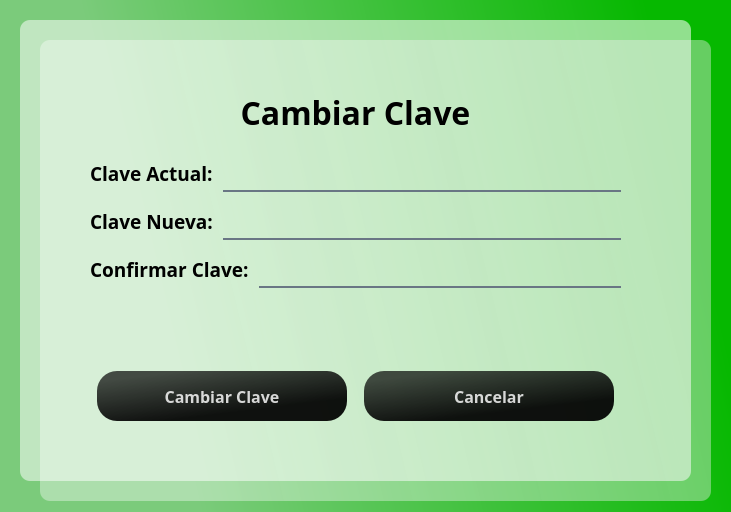
<?xml version="1.0" encoding="UTF-8"?>
<ui version="4.0">
 <class>Dialog</class>
 <widget class="QDialog" name="Dialog">
  <property name="geometry">
   <rect>
    <x>0</x>
    <y>0</y>
    <width>731</width>
    <height>512</height>
   </rect>
  </property>
  <property name="windowTitle">
   <string>Dialog</string>
  </property>
  <widget class="QWidget" name="layoutWidget">
   <property name="geometry">
    <rect>
     <x>80</x>
     <y>70</y>
     <width>551</width>
     <height>361</height>
    </rect>
   </property>
   <layout class="QVBoxLayout" name="verticalLayout">
    <property name="spacing">
     <number>10</number>
    </property>
    <property name="leftMargin">
     <number>10</number>
    </property>
    <property name="topMargin">
     <number>10</number>
    </property>
    <property name="rightMargin">
     <number>10</number>
    </property>
    <property name="bottomMargin">
     <number>10</number>
    </property>
    <item>
     <widget class="QLabel" name="lblTitle">
      <property name="font">
       <font>
        <family>Candara</family>
        <pointsize>24</pointsize>
        <weight>75</weight>
        <bold>true</bold>
       </font>
      </property>
      <property name="styleSheet">
       <string notr="true">color: rgb(0, 0, 0);</string>
      </property>
      <property name="text">
       <string>Cambiar Clave</string>
      </property>
      <property name="alignment">
       <set>Qt::AlignCenter</set>
      </property>
     </widget>
    </item>
    <item>
     <layout class="QHBoxLayout" name="hlClaveActual">
      <item>
       <widget class="QLabel" name="lblClaveActual">
        <property name="font">
         <font>
          <family>Candara</family>
          <pointsize>14</pointsize>
          <weight>75</weight>
          <bold>true</bold>
         </font>
        </property>
        <property name="styleSheet">
         <string notr="true">color: rgb(0, 0, 0);</string>
        </property>
        <property name="text">
         <string>Clave Actual:</string>
        </property>
       </widget>
      </item>
      <item>
       <widget class="QLineEdit" name="txtClaveActual">
        <property name="font">
         <font>
          <family>Candara</family>
          <pointsize>14</pointsize>
          <weight>75</weight>
          <bold>true</bold>
         </font>
        </property>
        <property name="styleSheet">
         <string notr="true">background-color: rgba(0, 0, 0, 0);
border: none;
border-bottom: 2px solid rgba(105, 118, 132, 255);
color: rgb(0, 0, 0);
padding-bottom: 7px;

</string>
        </property>
        <property name="echoMode">
         <enum>QLineEdit::Password</enum>
        </property>
        <property name="placeholderText">
         <string/>
        </property>
       </widget>
      </item>
     </layout>
    </item>
    <item>
     <layout class="QHBoxLayout" name="hlClaveNueva">
      <item>
       <widget class="QLabel" name="lblClaveNueva">
        <property name="font">
         <font>
          <family>Candara</family>
          <pointsize>14</pointsize>
          <weight>75</weight>
          <bold>true</bold>
         </font>
        </property>
        <property name="styleSheet">
         <string notr="true">color: rgb(0, 0, 0);</string>
        </property>
        <property name="text">
         <string>Clave Nueva:</string>
        </property>
       </widget>
      </item>
      <item>
       <widget class="QLineEdit" name="txtClaveNueva">
        <property name="font">
         <font>
          <family>Candara</family>
          <pointsize>14</pointsize>
          <weight>75</weight>
          <bold>true</bold>
         </font>
        </property>
        <property name="styleSheet">
         <string notr="true">background-color: rgba(0, 0, 0, 0);
border: none;
border-bottom: 2px solid rgba(105, 118, 132, 255);
color: rgb(0, 0, 0);
padding-bottom: 7px;</string>
        </property>
        <property name="echoMode">
         <enum>QLineEdit::Password</enum>
        </property>
        <property name="placeholderText">
         <string/>
        </property>
       </widget>
      </item>
     </layout>
    </item>
    <item>
     <layout class="QHBoxLayout" name="hlConfirmarClave">
      <item>
       <widget class="QLabel" name="lblConfirmarClave">
        <property name="font">
         <font>
          <family>Candara</family>
          <pointsize>14</pointsize>
          <weight>75</weight>
          <bold>true</bold>
         </font>
        </property>
        <property name="styleSheet">
         <string notr="true">color: rgb(0, 0, 0);</string>
        </property>
        <property name="text">
         <string>Confirmar Clave:</string>
        </property>
       </widget>
      </item>
      <item>
       <widget class="QLineEdit" name="txtConfirmarClave">
        <property name="font">
         <font>
          <family>Candara</family>
          <pointsize>14</pointsize>
          <weight>75</weight>
          <bold>true</bold>
         </font>
        </property>
        <property name="styleSheet">
         <string notr="true">background-color: rgba(0, 0, 0, 0);
border: none;
border-bottom: 2px solid rgba(105, 118, 132, 255);
color: rgb(0, 0, 0);
padding-bottom: 7px;</string>
        </property>
        <property name="echoMode">
         <enum>QLineEdit::Password</enum>
        </property>
        <property name="placeholderText">
         <string/>
        </property>
       </widget>
      </item>
     </layout>
    </item>
    <item>
     <widget class="QLabel" name="lblMessage">
      <property name="font">
       <font>
        <family>Candara</family>
        <pointsize>12</pointsize>
        <weight>75</weight>
        <bold>true</bold>
       </font>
      </property>
      <property name="styleSheet">
       <string notr="true">color: rgb(0, 0, 0);</string>
      </property>
      <property name="text">
       <string/>
      </property>
      <property name="scaledContents">
       <bool>true</bool>
      </property>
      <property name="alignment">
       <set>Qt::AlignCenter</set>
      </property>
     </widget>
    </item>
    <item>
     <layout class="QHBoxLayout" name="horizontalLayout">
      <item>
       <widget class="QPushButton" name="btnCambiarClave">
        <property name="maximumSize">
         <size>
          <width>250</width>
          <height>50</height>
         </size>
        </property>
        <property name="font">
         <font>
          <family>Candara</family>
          <pointsize>12</pointsize>
          <weight>75</weight>
          <bold>true</bold>
         </font>
        </property>
        <property name="styleSheet">
         <string notr="true">QPushButton#btnCambiarClave{
	background-color: qlineargradient(spread:pad, x1:0.015, y1:0.00568182, x2:0.626, y2:1, stop:0.144279 rgba(0, 0, 0, 176), stop:0.835821 rgba(0, 0, 0, 237));
	
	color: rgba(255, 255, 255, 210);
	border-radius: 20px;
}

QPushButton#btnCambiarClave:hover{
	background-color: qlineargradient(spread:pad, x1:1, y1:0.363, x2:0, y2:0.528864, stop:0.0696517 rgba(8, 220, 0, 255), stop:0.810945 rgba(136, 224, 136, 255));
}

QPushButton#btnCambiarClave:pressed{
	padding-left: 5px;
	padding-top: 5px;
	background-color: rgba(105, 118, 132, 200);
}</string>
        </property>
        <property name="text">
         <string>Cambiar Clave</string>
        </property>
       </widget>
      </item>
      <item>
       <widget class="QPushButton" name="btnCancelar">
        <property name="maximumSize">
         <size>
          <width>250</width>
          <height>50</height>
         </size>
        </property>
        <property name="font">
         <font>
          <family>Candara</family>
          <pointsize>12</pointsize>
          <weight>75</weight>
          <bold>true</bold>
         </font>
        </property>
        <property name="styleSheet">
         <string notr="true">QPushButton#btnCancelar{
	background-color: qlineargradient(spread:pad, x1:0.015, y1:0.00568182, x2:0.626, y2:1, stop:0.144279 rgba(0, 0, 0, 176), stop:0.835821 rgba(0, 0, 0, 237));
	
	color: rgba(255, 255, 255, 210);
	border-radius: 20px;
}

QPushButton#btnCancelar:hover{
	background-color: qlineargradient(spread:pad, x1:1, y1:0.363, x2:0, y2:0.528864, stop:0.0696517 rgba(255, 37, 37, 255), stop:0.81592 rgba(197, 75, 75, 255));
}

QPushButton#btnCancelar:pressed{
	padding-left: 5px;
	padding-top: 5px;
	background-color: rgba(105, 118, 132, 200);
}</string>
        </property>
        <property name="text">
         <string>Cancelar</string>
        </property>
       </widget>
      </item>
     </layout>
    </item>
   </layout>
  </widget>
  <widget class="QLabel" name="label_3">
   <property name="geometry">
    <rect>
     <x>40</x>
     <y>40</y>
     <width>671</width>
     <height>461</height>
    </rect>
   </property>
   <property name="styleSheet">
    <string notr="true">background-color: qlineargradient(spread:pad, x1:1, y1:0.363, x2:0, y2:0.528864, stop:0.0696517 rgba(238, 238, 238, 105), stop:0.81592 rgba(255, 255, 255, 94));
border-radius: 10px;</string>
   </property>
   <property name="text">
    <string/>
   </property>
  </widget>
  <widget class="QLabel" name="label">
   <property name="geometry">
    <rect>
     <x>0</x>
     <y>0</y>
     <width>741</width>
     <height>521</height>
    </rect>
   </property>
   <property name="styleSheet">
    <string notr="true">background-color: qlineargradient(spread:pad, x1:1, y1:0.363, x2:0, y2:0.528864, stop:0.0696517 rgba(6, 184, 0, 255), stop:0.810945 rgba(123, 203, 123, 255));</string>
   </property>
   <property name="text">
    <string/>
   </property>
  </widget>
  <widget class="QLabel" name="label_2">
   <property name="geometry">
    <rect>
     <x>20</x>
     <y>20</y>
     <width>671</width>
     <height>461</height>
    </rect>
   </property>
   <property name="styleSheet">
    <string notr="true">background-color: qlineargradient(spread:pad, x1:1, y1:0.363, x2:0, y2:0.528864, stop:0.0696517 rgba(255, 255, 255, 142), stop:0.810945 rgba(255, 255, 255, 134));
border-radius: 10px;</string>
   </property>
   <property name="text">
    <string/>
   </property>
  </widget>
  <zorder>label</zorder>
  <zorder>label_2</zorder>
  <zorder>label_3</zorder>
  <zorder>layoutWidget</zorder>
 </widget>
 <resources/>
 <connections/>
</ui>
